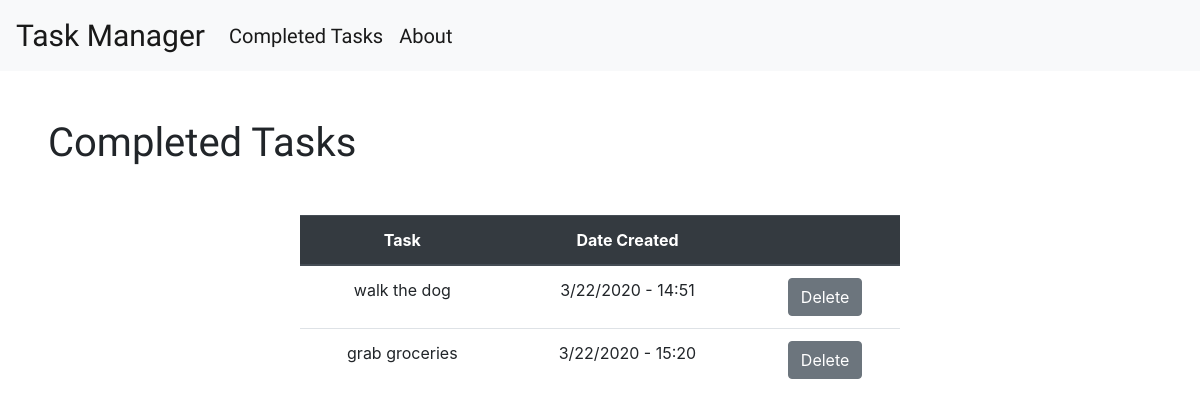
The page /completed on the database as committed earlier.
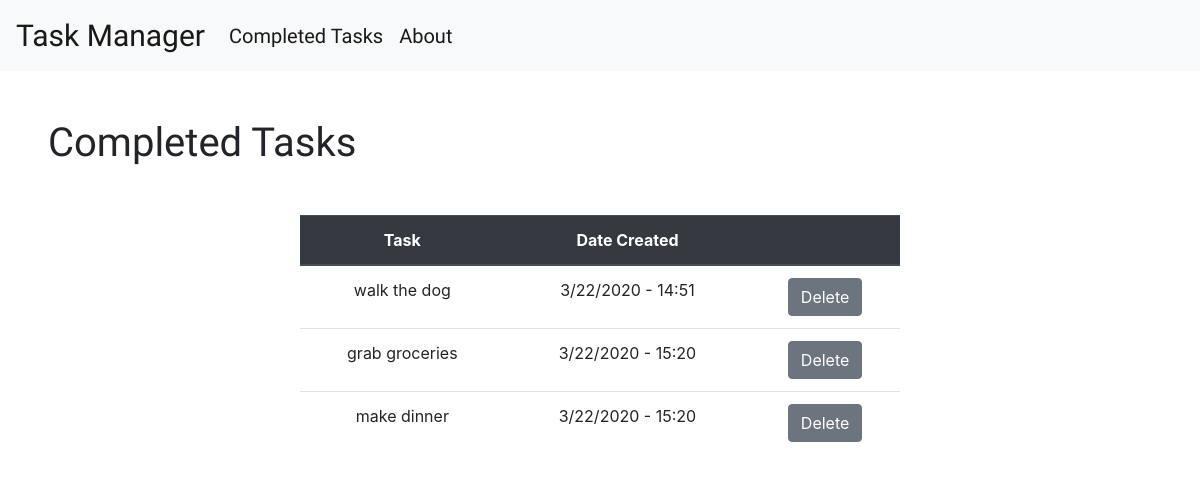
The same page on the database as committed later.
### tables this page shows
CREATE TABLE tasks (taskid INTEGER PRIMARY KEY AUTOINCREMENT NOT NULL, task STRING (120) NOT NULL, created DATE, status STRING (50) NOT NULL DEFAULT active);

### application.py (the view)
@app.route('/completed')
def completed():
	return render_template('completed.html', title = 'Tasks', mytasks = getcompletedtasks())

### application.py (called while the page is built)
def create_connection(db_file):
	conn=None
	try:
		conn = sqlite3.connect(db_file)
		print(sqlite3.version)
	except Error as e:
		print(e)
	return conn

def getcompletedtasks():
	conn=create_connection(r"task.db")
	cur=conn.cursor()
	cur.execute('Select * from tasks WHERE status="completed"')
	rows=cur.fetchall()
	l=[]
	for row in rows:
		temp={}
		temp['id']=row[0]
		temp['task']=row[1]
		temp['created']=row[2]
		l.append(temp)
	conn.commit()
	conn.close()
	return l

### templates/completed.html
{% extends "layout.html" %}
{% block content%}
<h1 class="m-5">
	Completed Tasks
</h1>
	<table class="table text-center m-5 mx-auto" style="width:50%; margin: auto;">
	  <thead class="thead-dark">
	    <tr id="tableheaders">
	      <th scope="col">Task</th>
	      <th scope="col">Date Created</th>
	      <th></th>
	    </tr>
	  </thead>
	  <tbody>
	    {% for task in mytasks %}
	    <tr class="completed">
			<td name="tasktodelete">{{task.task}}</th>
		   	<td>{{task.created}}</td>
		   	<td> <a class="btn btn-secondary" href="/delete/{{task.id}}">Delete</a></td>
	    </tr>
	    {% endfor %}
	  </tbody>
	</table>
{% endblock %}

Rows that differ between the two databases and show on the page:
now on this page (row edited): tasks: task "make dinner", created "3/22/2020 - 15:20"
